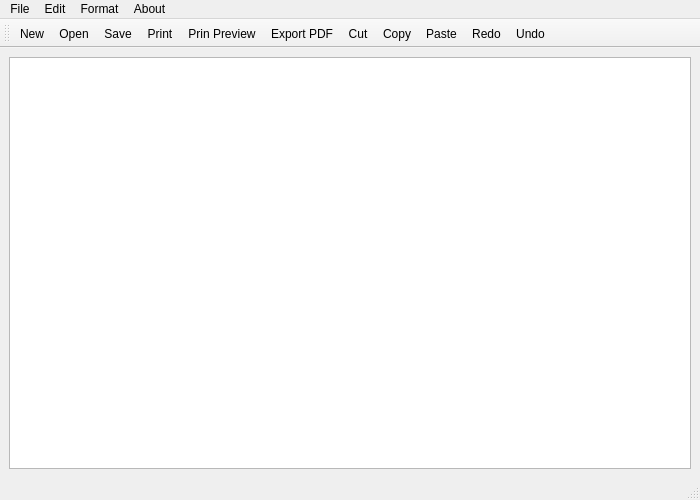
<?xml version="1.0" encoding="UTF-8"?>
<ui version="4.0">
 <class>MainWindow</class>
 <widget class="QMainWindow" name="MainWindow">
  <property name="geometry">
   <rect>
    <x>0</x>
    <y>0</y>
    <width>700</width>
    <height>500</height>
   </rect>
  </property>
  <property name="windowTitle">
   <string>NotePad App</string>
  </property>
  <widget class="QWidget" name="centralwidget">
   <layout class="QHBoxLayout" name="horizontalLayout">
    <item>
     <widget class="QTextEdit" name="textEdit"/>
    </item>
   </layout>
  </widget>
  <widget class="QMenuBar" name="menubar">
   <property name="geometry">
    <rect>
     <x>0</x>
     <y>0</y>
     <width>700</width>
     <height>21</height>
    </rect>
   </property>
   <widget class="QMenu" name="menuFile">
    <property name="title">
     <string>File</string>
    </property>
    <addaction name="actionNew"/>
    <addaction name="actionOpen"/>
    <addaction name="actionSave"/>
    <addaction name="separator"/>
    <addaction name="actionPrint"/>
    <addaction name="actionPrin_Preview"/>
    <addaction name="actionExport_PDF"/>
    <addaction name="separator"/>
    <addaction name="actionQuite"/>
   </widget>
   <widget class="QMenu" name="menuEdit">
    <property name="title">
     <string>Edit</string>
    </property>
    <addaction name="actionUndo"/>
    <addaction name="actionRedo"/>
    <addaction name="separator"/>
    <addaction name="actionCut"/>
    <addaction name="actionCopy"/>
    <addaction name="actionPaste"/>
   </widget>
   <widget class="QMenu" name="menuFormat">
    <property name="title">
     <string>Format</string>
    </property>
    <addaction name="actionBold"/>
    <addaction name="actionItalic"/>
    <addaction name="actionUnderline"/>
    <addaction name="separator"/>
    <addaction name="actionLeft"/>
    <addaction name="actionRight"/>
    <addaction name="actionCenter"/>
    <addaction name="actionJustify"/>
    <addaction name="separator"/>
    <addaction name="actionFont"/>
    <addaction name="actionColor"/>
   </widget>
   <widget class="QMenu" name="menuAbout">
    <property name="title">
     <string>About</string>
    </property>
    <addaction name="actionAbout_App"/>
   </widget>
   <addaction name="menuFile"/>
   <addaction name="menuEdit"/>
   <addaction name="menuFormat"/>
   <addaction name="menuAbout"/>
  </widget>
  <widget class="QStatusBar" name="statusbar"/>
  <widget class="QToolBar" name="toolBar">
   <property name="windowTitle">
    <string>toolBar</string>
   </property>
   <attribute name="toolBarArea">
    <enum>TopToolBarArea</enum>
   </attribute>
   <attribute name="toolBarBreak">
    <bool>false</bool>
   </attribute>
   <addaction name="actionNew"/>
   <addaction name="actionOpen"/>
   <addaction name="actionSave"/>
   <addaction name="actionPrint"/>
   <addaction name="actionPrin_Preview"/>
   <addaction name="actionExport_PDF"/>
   <addaction name="actionCut"/>
   <addaction name="actionCopy"/>
   <addaction name="actionPaste"/>
   <addaction name="actionRedo"/>
   <addaction name="actionUndo"/>
  </widget>
  <action name="actionNew">
   <property name="icon">
    <iconset resource="images/images.qrc">
     <normaloff>:/images/new.png</normaloff>:/images/new.png</iconset>
   </property>
   <property name="text">
    <string>New</string>
   </property>
   <property name="shortcut">
    <string>Ctrl+N</string>
   </property>
  </action>
  <action name="actionOpen">
   <property name="icon">
    <iconset resource="images/images.qrc">
     <normaloff>:/images/open.png</normaloff>:/images/open.png</iconset>
   </property>
   <property name="text">
    <string>Open</string>
   </property>
   <property name="shortcut">
    <string>Ctrl+O</string>
   </property>
  </action>
  <action name="actionSave">
   <property name="icon">
    <iconset resource="images/images.qrc">
     <normaloff>:/images/save.png</normaloff>:/images/save.png</iconset>
   </property>
   <property name="text">
    <string>Save</string>
   </property>
   <property name="shortcut">
    <string>Ctrl+S</string>
   </property>
  </action>
  <action name="actionPrint">
   <property name="icon">
    <iconset resource="images/images.qrc">
     <normaloff>:/images/print.png</normaloff>:/images/print.png</iconset>
   </property>
   <property name="text">
    <string>Print</string>
   </property>
   <property name="shortcut">
    <string>Ctrl+P</string>
   </property>
  </action>
  <action name="actionPrin_Preview">
   <property name="icon">
    <iconset resource="images/images.qrc">
     <normaloff>:/images/printprev.png</normaloff>:/images/printprev.png</iconset>
   </property>
   <property name="text">
    <string>Prin Preview</string>
   </property>
   <property name="shortcut">
    <string>Ctrl+Shift+P</string>
   </property>
  </action>
  <action name="actionExport_PDF">
   <property name="icon">
    <iconset resource="images/images.qrc">
     <normaloff>:/images/pdf.png</normaloff>:/images/pdf.png</iconset>
   </property>
   <property name="text">
    <string>Export PDF</string>
   </property>
   <property name="shortcut">
    <string>Ctrl+E</string>
   </property>
  </action>
  <action name="actionQuite">
   <property name="icon">
    <iconset resource="images/images.qrc">
     <normaloff>:/images/exit.png</normaloff>:/images/exit.png</iconset>
   </property>
   <property name="text">
    <string>Quite</string>
   </property>
   <property name="shortcut">
    <string>Ctrl+Q</string>
   </property>
  </action>
  <action name="actionUndo">
   <property name="icon">
    <iconset resource="images/images.qrc">
     <normaloff>:/images/undo.png</normaloff>:/images/undo.png</iconset>
   </property>
   <property name="text">
    <string>Undo</string>
   </property>
   <property name="shortcut">
    <string>Ctrl+Z</string>
   </property>
  </action>
  <action name="actionRedo">
   <property name="icon">
    <iconset resource="images/images.qrc">
     <normaloff>:/images/redo.png</normaloff>:/images/redo.png</iconset>
   </property>
   <property name="text">
    <string>Redo</string>
   </property>
   <property name="shortcut">
    <string>Ctrl+Y</string>
   </property>
  </action>
  <action name="actionCut">
   <property name="icon">
    <iconset resource="images/images.qrc">
     <normaloff>:/images/cut.png</normaloff>:/images/cut.png</iconset>
   </property>
   <property name="text">
    <string>Cut</string>
   </property>
   <property name="shortcut">
    <string>Ctrl+X</string>
   </property>
  </action>
  <action name="actionCopy">
   <property name="icon">
    <iconset resource="images/images.qrc">
     <normaloff>:/images/copy.png</normaloff>:/images/copy.png</iconset>
   </property>
   <property name="text">
    <string>Copy</string>
   </property>
   <property name="shortcut">
    <string>Ctrl+C</string>
   </property>
  </action>
  <action name="actionPaste">
   <property name="icon">
    <iconset resource="images/images.qrc">
     <normaloff>:/images/paste.png</normaloff>:/images/paste.png</iconset>
   </property>
   <property name="text">
    <string>Paste</string>
   </property>
   <property name="shortcut">
    <string>Ctrl+V</string>
   </property>
  </action>
  <action name="actionBold">
   <property name="icon">
    <iconset resource="images/images.qrc">
     <normaloff>:/images/bold.png</normaloff>:/images/bold.png</iconset>
   </property>
   <property name="text">
    <string>Bold</string>
   </property>
   <property name="shortcut">
    <string>Ctrl+B</string>
   </property>
  </action>
  <action name="actionItalic">
   <property name="icon">
    <iconset resource="images/images.qrc">
     <normaloff>:/images/italic.png</normaloff>:/images/italic.png</iconset>
   </property>
   <property name="text">
    <string>Italic</string>
   </property>
   <property name="shortcut">
    <string>Ctrl+I</string>
   </property>
  </action>
  <action name="actionUnderline">
   <property name="icon">
    <iconset resource="images/images.qrc">
     <normaloff>:/images/underline.png</normaloff>:/images/underline.png</iconset>
   </property>
   <property name="text">
    <string>Underline</string>
   </property>
   <property name="shortcut">
    <string>Ctrl+E</string>
   </property>
  </action>
  <action name="actionLeft">
   <property name="icon">
    <iconset resource="images/images.qrc">
     <normaloff>:/images/left.png</normaloff>:/images/left.png</iconset>
   </property>
   <property name="text">
    <string>Left</string>
   </property>
   <property name="shortcut">
    <string>Ctrl+L</string>
   </property>
  </action>
  <action name="actionRight">
   <property name="icon">
    <iconset resource="images/images.qrc">
     <normaloff>:/images/right.png</normaloff>:/images/right.png</iconset>
   </property>
   <property name="text">
    <string>Right</string>
   </property>
   <property name="shortcut">
    <string>Ctrl+R</string>
   </property>
  </action>
  <action name="actionCenter">
   <property name="icon">
    <iconset resource="images/images.qrc">
     <normaloff>:/images/center.png</normaloff>:/images/center.png</iconset>
   </property>
   <property name="text">
    <string>Center</string>
   </property>
   <property name="shortcut">
    <string>Ctrl+K</string>
   </property>
  </action>
  <action name="actionJustify">
   <property name="icon">
    <iconset resource="images/images.qrc">
     <normaloff>:/images/justify.png</normaloff>:/images/justify.png</iconset>
   </property>
   <property name="text">
    <string>Justify</string>
   </property>
   <property name="shortcut">
    <string>Ctrl+J</string>
   </property>
  </action>
  <action name="actionFont">
   <property name="icon">
    <iconset resource="images/images.qrc">
     <normaloff>:/images/font.png</normaloff>:/images/font.png</iconset>
   </property>
   <property name="text">
    <string>Font</string>
   </property>
  </action>
  <action name="actionColor">
   <property name="icon">
    <iconset resource="images/images.qrc">
     <normaloff>:/images/color.png</normaloff>:/images/color.png</iconset>
   </property>
   <property name="text">
    <string>Color</string>
   </property>
  </action>
  <action name="actionAbout_App">
   <property name="icon">
    <iconset resource="images/images.qrc">
     <normaloff>:/images/about.png</normaloff>:/images/about.png</iconset>
   </property>
   <property name="text">
    <string>About App</string>
   </property>
  </action>
 </widget>
 <resources>
  <include location="images/images.qrc"/>
 </resources>
 <connections/>
</ui>
